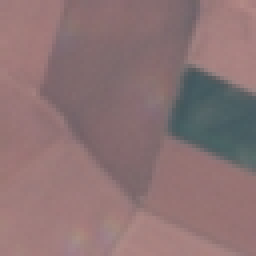
#> input picture ml/data/EuroSAT_RGB/AnnualCrop/AnnualCrop_1006.jpg, 64 x 64 px (shown 4 times larger); its folder holds only this picture in this run
$ python train_classifier.py
#> lines starting #> are read from the running program, lines starting #| are printed output that depends on the picture
"""
ML: forest vs. non-forest image classifier.

Dataset: EuroSAT RGB - real Sentinel-2 satellite image patches, labeled by
land cover type. Download and extract first:
https://zenodo.org/records/7711810/files/EuroSAT_RGB.zip?download=1

Expected layout after extracting:
ml/data/EuroSAT_RGB/Forest/...
ml/data/EuroSAT_RGB/AnnualCrop/...
ml/data/EuroSAT_RGB/Pasture/...
(10 folders total)

Each image gets shrunk down and flattened into a list of numbers - each
pixel's red/green/blue value becomes one feature. A random forest then
learns which pixel patterns tend to show up in forest vs everything else.
"""

import random
from pathlib import Path

import joblib
import numpy as np
from PIL import Image
from sklearn.ensemble import RandomForestClassifier
from sklearn.model_selection import train_test_split
from sklearn.metrics import classification_report, confusion_matrix
import matplotlib.pyplot as plt

DATA_DIR = Path("data/EuroSAT_RGB")
IMAGE_SIZE = 16  # shrink each image before flattening, keeps training fast
FOREST_COUNT = 600
NON_FOREST_COUNT = 600  # spread evenly across the other 9 classes
RANDOM_SEED = 42
MODEL_PATH = "model.pkl"  # the backend loads this same file for predictions

random.seed(RANDOM_SEED)


def load_images(folder, limit):
#> called with limit = 600
    paths = list(folder.glob("*.jpg"))
    random.shuffle(paths)
    paths = paths[:limit]
    images = []
    for path in paths:
        img = Image.open(path).convert("RGB").resize((IMAGE_SIZE, IMAGE_SIZE))
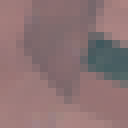
#> img: PIL image 16x16 RGB (shown 8 times larger); mean R, G, B 140.4, 114.8, 115.8
        images.append(np.array(img).flatten() / 255.0)
    return images


class_folders = sorted(p for p in DATA_DIR.iterdir() if p.is_dir())
print(f"found classes: {[p.name for p in class_folders]}")

non_forest_per_class = NON_FOREST_COUNT // (len(class_folders) - 1)

X = []
y = []
for folder in class_folders:
    if folder.name == "Forest":
        limit = FOREST_COUNT
        label = 1
    else:
        limit = non_forest_per_class
        label = 0

    images = load_images(folder, limit)
#> images = 1 item
    X.extend(images)
    y.extend([label] * len(images))
    print(f"  {folder.name}: {len(images)} images loaded")
#|   AnnualCrop: 1 images loaded

X = np.array(X)
y = np.array(y)
#> y = [0, 1]
print(f"\ntotal: {len(X)} images ({int(y.sum())} forest, {len(y) - int(y.sum())} not forest)")
#| total: 2 images (1 forest, 1 not forest)

#> (the run stopped early here; a loop or call above may not have finished)
